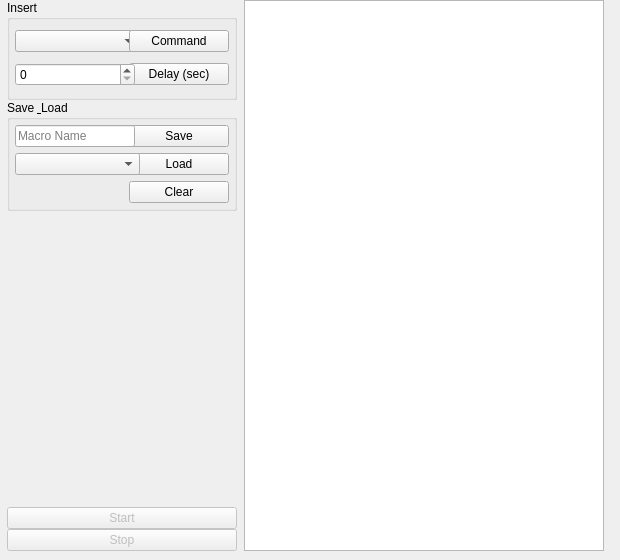
      <widget class="QWidget" name="macroTab">
       <attribute name="title">
        <string>Macro</string>
       </attribute>
       <widget class="QWidget" name="horizontalLayoutWidget_2">
        <property name="geometry">
         <rect>
          <x>0</x>
          <y>0</y>
          <width>611</width>
          <height>551</height>
         </rect>
        </property>
        <layout class="QHBoxLayout" name="horizontalLayout_2">
         <property name="spacing">
          <number>0</number>
         </property>
         <property name="leftMargin">
          <number>0</number>
         </property>
         <property name="rightMargin">
          <number>0</number>
         </property>
         <item>
          <layout class="QVBoxLayout" name="verticalLayout_2" stretch="0,0,0,0,0">
           <property name="spacing">
            <number>-1</number>
           </property>
           <property name="sizeConstraint">
            <enum>QLayout::SetDefaultConstraint</enum>
           </property>
           <property name="leftMargin">
            <number>0</number>
           </property>
           <property name="topMargin">
            <number>0</number>
           </property>
           <property name="rightMargin">
            <number>0</number>
           </property>
           <property name="bottomMargin">
            <number>0</number>
           </property>
           <item>
            <widget class="QGroupBox" name="macroInsertGroupBox">
             <property name="minimumSize">
              <size>
               <width>230</width>
               <height>100</height>
              </size>
             </property>
             <property name="maximumSize">
              <size>
               <width>230</width>
               <height>100</height>
              </size>
             </property>
             <property name="title">
              <string>Insert</string>
             </property>
             <layout class="QGridLayout" name="gridLayout_3">
              <property name="leftMargin">
               <number>5</number>
              </property>
              <property name="topMargin">
               <number>5</number>
              </property>
              <property name="rightMargin">
               <number>5</number>
              </property>
              <property name="bottomMargin">
               <number>5</number>
              </property>
              <item row="2" column="0">
               <widget class="QComboBox" name="macroCommandComboBox">
                <property name="minimumSize">
                 <size>
                  <width>125</width>
                  <height>0</height>
                 </size>
                </property>
                <property name="maximumSize">
                 <size>
                  <width>125</width>
                  <height>16777215</height>
                 </size>
                </property>
               </widget>
              </item>
              <item row="4" column="2">
               <widget class="QPushButton" name="macroInsertDelayButton">
                <property name="minimumSize">
                 <size>
                  <width>100</width>
                  <height>0</height>
                 </size>
                </property>
                <property name="maximumSize">
                 <size>
                  <width>100</width>
                  <height>16777215</height>
                 </size>
                </property>
                <property name="text">
                 <string>Delay (sec)</string>
                </property>
               </widget>
              </item>
              <item row="2" column="2">
               <widget class="QPushButton" name="macroInsertCommandButton">
                <property name="minimumSize">
                 <size>
                  <width>100</width>
                  <height>0</height>
                 </size>
                </property>
                <property name="maximumSize">
                 <size>
                  <width>100</width>
                  <height>16777215</height>
                 </size>
                </property>
                <property name="text">
                 <string>Command</string>
                </property>
               </widget>
              </item>
              <item row="4" column="0">
               <widget class="QSpinBox" name="macroDelaySpinBox">
                <property name="minimumSize">
                 <size>
                  <width>120</width>
                  <height>0</height>
                 </size>
                </property>
                <property name="maximumSize">
                 <size>
                  <width>120</width>
                  <height>16777215</height>
                 </size>
                </property>
               </widget>
              </item>
             </layout>
            </widget>
           </item>
           <item>
            <widget class="QGroupBox" name="macroSaveLoadGroupBox">
             <property name="enabled">
              <bool>true</bool>
             </property>
             <property name="minimumSize">
              <size>
               <width>230</width>
               <height>0</height>
              </size>
             </property>
             <property name="maximumSize">
              <size>
               <width>230</width>
               <height>130</height>
              </size>
             </property>
             <property name="title">
              <string>Save &amp; Load</string>
             </property>
             <layout class="QGridLayout" name="gridLayout_4">
              <property name="leftMargin">
               <number>5</number>
              </property>
              <property name="topMargin">
               <number>5</number>
              </property>
              <property name="rightMargin">
               <number>5</number>
              </property>
              <property name="bottomMargin">
               <number>5</number>
              </property>
              <item row="1" column="2">
               <widget class="QPushButton" name="saveMacroButton">
                <property name="minimumSize">
                 <size>
                  <width>100</width>
                  <height>0</height>
                 </size>
                </property>
                <property name="maximumSize">
                 <size>
                  <width>100</width>
                  <height>16777215</height>
                 </size>
                </property>
                <property name="text">
                 <string>Save</string>
                </property>
               </widget>
              </item>
              <item row="1" column="0">
               <widget class="QLineEdit" name="saveMacroNameLineEdit">
                <property name="minimumSize">
                 <size>
                  <width>120</width>
                  <height>0</height>
                 </size>
                </property>
                <property name="maximumSize">
                 <size>
                  <width>120</width>
                  <height>16777215</height>
                 </size>
                </property>
                <property name="whatsThis">
                 <string>Macro name</string>
                </property>
                <property name="text">
                 <string/>
                </property>
                <property name="placeholderText">
                 <string>Macro Name</string>
                </property>
               </widget>
              </item>
              <item row="3" column="2">
               <widget class="QPushButton" name="loadMacroButton">
                <property name="minimumSize">
                 <size>
                  <width>100</width>
                  <height>0</height>
                 </size>
                </property>
                <property name="maximumSize">
                 <size>
                  <width>100</width>
                  <height>16777215</height>
                 </size>
                </property>
                <property name="text">
                 <string>Load</string>
                </property>
               </widget>
              </item>
              <item row="3" column="0" colspan="2">
               <widget class="QComboBox" name="macroCommandLoadComboBox">
                <property name="minimumSize">
                 <size>
                  <width>125</width>
                  <height>0</height>
                 </size>
                </property>
                <property name="maximumSize">
                 <size>
                  <width>125</width>
                  <height>16777215</height>
                 </size>
                </property>
               </widget>
              </item>
              <item row="4" column="2">
               <widget class="QPushButton" name="clearMacroButton">
                <property name="maximumSize">
                 <size>
                  <width>100</width>
                  <height>16777215</height>
                 </size>
                </property>
                <property name="text">
                 <string>Clear</string>
                </property>
               </widget>
              </item>
             </layout>
            </widget>
           </item>
           <item>
            <spacer name="verticalSpacer">
             <property name="orientation">
              <enum>Qt::Vertical</enum>
             </property>
             <property name="sizeHint" stdset="0">
              <size>
               <width>20</width>
               <height>40</height>
              </size>
             </property>
            </spacer>
           </item>
           <item>
            <widget class="QPushButton" name="macroStartButton">
             <property name="enabled">
              <bool>false</bool>
             </property>
             <property name="text">
              <string>Start</string>
             </property>
            </widget>
           </item>
           <item>
            <widget class="QPushButton" name="macroStopButton">
             <property name="enabled">
              <bool>false</bool>
             </property>
             <property name="text">
              <string>Stop</string>
             </property>
            </widget>
           </item>
          </layout>
         </item>
         <item>
          <widget class="QTableView" name="macroListView">
           <property name="sizePolicy">
            <sizepolicy hsizetype="Preferred" vsizetype="Preferred">
             <horstretch>0</horstretch>
             <verstretch>0</verstretch>
            </sizepolicy>
           </property>
           <property name="minimumSize">
            <size>
             <width>360</width>
             <height>0</height>
            </size>
           </property>
           <property name="maximumSize">
            <size>
             <width>360</width>
             <height>16777215</height>
            </size>
           </property>
           <attribute name="horizontalHeaderCascadingSectionResizes">
            <bool>false</bool>
           </attribute>
           <attribute name="horizontalHeaderDefaultSectionSize">
            <number>50</number>
           </attribute>
           <attribute name="horizontalHeaderMinimumSectionSize">
            <number>30</number>
           </attribute>
           <attribute name="horizontalHeaderShowSortIndicator" stdset="0">
            <bool>false</bool>
           </attribute>
           <attribute name="horizontalHeaderStretchLastSection">
            <bool>true</bool>
           </attribute>
          </widget>
         </item>
        </layout>
       </widget>
      </widget>
